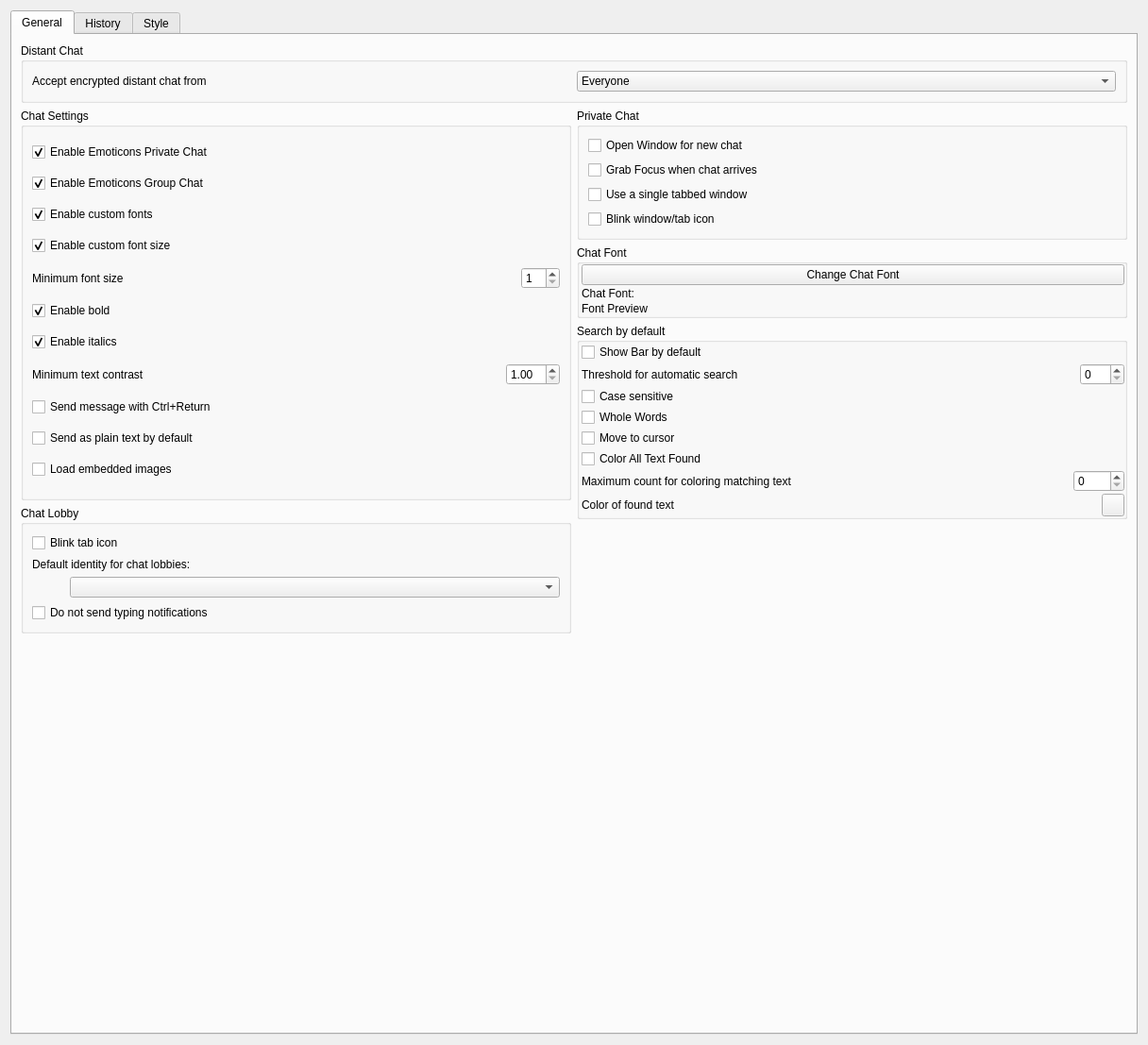
<?xml version="1.0" encoding="UTF-8"?>
<ui version="4.0">
 <class>ChatPage</class>
 <widget class="QWidget" name="ChatPage">
  <property name="geometry">
   <rect>
    <x>0</x>
    <y>0</y>
    <width>1216</width>
    <height>1107</height>
   </rect>
  </property>
  <layout class="QGridLayout">
   <item row="3" column="0">
    <widget class="QTabWidget" name="tabWidget">
     <property name="currentIndex">
      <number>0</number>
     </property>
     <widget class="QWidget" name="general">
      <attribute name="title">
       <string>General</string>
      </attribute>
      <layout class="QGridLayout" name="generalGLayout">
       <item row="0" column="0" colspan="2">
        <widget class="QGroupBox" name="distantGBox">
         <property name="title">
          <string>Distant Chat</string>
         </property>
         <layout class="QGridLayout" name="distantGBoxGLayout">
          <item row="0" column="2">
           <widget class="QComboBox" name="distantChatComboBox">
            <item>
             <property name="text">
              <string>Everyone</string>
             </property>
            </item>
            <item>
             <property name="text">
              <string>Contacts</string>
             </property>
            </item>
            <item>
             <property name="text">
              <string>Nobody</string>
             </property>
            </item>
           </widget>
          </item>
          <item row="0" column="1">
           <widget class="QLabel" name="distantChatLabel">
            <property name="text">
             <string>Accept encrypted distant chat from</string>
            </property>
           </widget>
          </item>
         </layout>
        </widget>
       </item>
       <item row="1" column="0">
        <layout class="QVBoxLayout" name="leftVLayout">
         <item>
          <widget class="QGroupBox" name="chatSettingsGBox">
           <property name="sizePolicy">
            <sizepolicy hsizetype="Expanding" vsizetype="Expanding">
             <horstretch>0</horstretch>
             <verstretch>0</verstretch>
            </sizepolicy>
           </property>
           <property name="title">
            <string>Chat Settings</string>
           </property>
           <layout class="QVBoxLayout" name="chatSettingsGBoxVLayout">
            <item>
             <widget class="QCheckBox" name="checkBox_emoteprivchat">
              <property name="text">
               <string>Enable Emoticons Private Chat</string>
              </property>
              <property name="checked">
               <bool>true</bool>
              </property>
             </widget>
            </item>
            <item>
             <widget class="QCheckBox" name="checkBox_emotegroupchat">
              <property name="text">
               <string>Enable Emoticons Group Chat</string>
              </property>
              <property name="checked">
               <bool>true</bool>
              </property>
             </widget>
            </item>
            <item>
             <widget class="QCheckBox" name="checkBox_enableCustomFonts">
              <property name="text">
               <string>Enable custom fonts</string>
              </property>
              <property name="checked">
               <bool>true</bool>
              </property>
             </widget>
            </item>
            <item>
             <widget class="QCheckBox" name="checkBox_enableCustomFontSize">
              <property name="text">
               <string>Enable custom font size</string>
              </property>
              <property name="checked">
               <bool>true</bool>
              </property>
             </widget>
            </item>
            <item>
             <layout class="QHBoxLayout" name="minimumFontSizeHLayout">
              <property name="topMargin">
               <number>0</number>
              </property>
              <item>
               <widget class="QLabel" name="minimumFontSizeLabel">
                <property name="text">
                 <string>Minimum font size</string>
                </property>
               </widget>
              </item>
              <item>
               <spacer name="minimumFontSizeHSpacer">
                <property name="orientation">
                 <enum>Qt::Horizontal</enum>
                </property>
                <property name="sizeHint" stdset="0">
                 <size>
                  <width>40</width>
                  <height>20</height>
                 </size>
                </property>
               </spacer>
              </item>
              <item>
               <widget class="QSpinBox" name="minimumFontSize">
                <property name="minimum">
                 <number>1</number>
                </property>
                <property name="maximum">
                 <number>64</number>
                </property>
               </widget>
              </item>
             </layout>
            </item>
            <item>
             <widget class="QCheckBox" name="checkBox_enableBold">
              <property name="text">
               <string>Enable bold</string>
              </property>
              <property name="checked">
               <bool>true</bool>
              </property>
             </widget>
            </item>
            <item>
             <widget class="QCheckBox" name="checkBox_enableItalics">
              <property name="text">
               <string>Enable italics</string>
              </property>
              <property name="checked">
               <bool>true</bool>
              </property>
             </widget>
            </item>
            <item>
             <layout class="QHBoxLayout" name="minimumContrastHLayout">
              <item>
               <widget class="QLabel" name="minimumContrastLabel">
                <property name="text">
                 <string>Minimum text contrast</string>
                </property>
               </widget>
              </item>
              <item>
               <spacer name="minimumContrastHSpacer">
                <property name="orientation">
                 <enum>Qt::Horizontal</enum>
                </property>
                <property name="sizeHint" stdset="0">
                 <size>
                  <width>40</width>
                  <height>20</height>
                 </size>
                </property>
               </spacer>
              </item>
              <item>
               <widget class="QDoubleSpinBox" name="minimumContrast">
                <property name="minimum">
                 <double>1.000000000000000</double>
                </property>
                <property name="maximum">
                 <double>21.000000000000000</double>
                </property>
                <property name="singleStep">
                 <double>0.500000000000000</double>
                </property>
               </widget>
              </item>
             </layout>
            </item>
            <item>
             <widget class="QCheckBox" name="sendMessageWithCtrlReturn">
              <property name="text">
               <string>Send message with Ctrl+Return</string>
              </property>
             </widget>
            </item>
            <item>
             <widget class="QCheckBox" name="sendAsPlainTextByDef">
              <property name="text">
               <string>Send as plain text by default</string>
              </property>
             </widget>
            </item>
            <item>
             <widget class="QCheckBox" name="loadEmbeddedImages">
              <property name="text">
               <string>Load embedded images</string>
              </property>
             </widget>
            </item>
           </layout>
          </widget>
         </item>
         <item>
          <widget class="QGroupBox" name="chatLobbyGBox">
           <property name="title">
            <string>Chat Lobby</string>
           </property>
           <layout class="QVBoxLayout" name="chatLobbyGBoxVLayout">
            <item>
             <widget class="QCheckBox" name="chatLobby_Blink">
              <property name="text">
               <string>Blink tab icon</string>
              </property>
             </widget>
            </item>
            <item>
             <widget class="QLabel" name="defIDLabel">
              <property name="text">
               <string>Default identity for chat lobbies:</string>
              </property>
             </widget>
            </item>
            <item>
             <layout class="QHBoxLayout" name="nickNameLayout">
              <item>
               <spacer name="chatLobbyIdentity_HSpacer">
                <property name="orientation">
                 <enum>Qt::Horizontal</enum>
                </property>
                <property name="sizeType">
                 <enum>QSizePolicy::Maximum</enum>
                </property>
                <property name="sizeHint" stdset="0">
                 <size>
                  <width>40</width>
                  <height>20</height>
                 </size>
                </property>
               </spacer>
              </item>
              <item>
               <widget class="GxsIdChooser" name="chatLobbyIdentity_IC"/>
              </item>
             </layout>
            </item>
            <item>
             <widget class="QCheckBox" name="DontSendTyping">
              <property name="text">
               <string>Do not send typing notifications</string>
              </property>
             </widget>
            </item>
           </layout>
          </widget>
         </item>
         <item>
          <spacer name="leftVSpacer">
           <property name="orientation">
            <enum>Qt::Vertical</enum>
           </property>
           <property name="sizeHint" stdset="0">
            <size>
             <width>20</width>
             <height>40</height>
            </size>
           </property>
          </spacer>
         </item>
        </layout>
       </item>
       <item row="1" column="1">
        <layout class="QVBoxLayout" name="rightVLayout">
         <item>
          <widget class="QGroupBox" name="privateChatGBox">
           <property name="title">
            <string>Private Chat</string>
           </property>
           <layout class="QVBoxLayout" name="privateChatGBoxVLayout">
            <item>
             <widget class="QCheckBox" name="chat_NewWindow">
              <property name="text">
               <string>Open Window for new chat</string>
              </property>
             </widget>
            </item>
            <item>
             <widget class="QCheckBox" name="chat_Focus">
              <property name="text">
               <string>Grab Focus when chat arrives</string>
              </property>
             </widget>
            </item>
            <item>
             <widget class="QCheckBox" name="chat_tabbedWindow">
              <property name="text">
               <string>Use a single tabbed window</string>
              </property>
             </widget>
            </item>
            <item>
             <widget class="QCheckBox" name="chat_Blink">
              <property name="text">
               <string>Blink window/tab icon</string>
              </property>
             </widget>
            </item>
           </layout>
          </widget>
         </item>
         <item>
          <widget class="QGroupBox" name="chatFontGBox">
           <property name="title">
            <string>Chat Font</string>
           </property>
           <layout class="QVBoxLayout" name="chatFontGBoxVLayout">
            <property name="spacing">
             <number>2</number>
            </property>
            <property name="leftMargin">
             <number>2</number>
            </property>
            <property name="topMargin">
             <number>0</number>
            </property>
            <property name="rightMargin">
             <number>0</number>
            </property>
            <property name="bottomMargin">
             <number>0</number>
            </property>
            <item>
             <widget class="QPushButton" name="pushButtonChangeChatFont">
              <property name="text">
               <string>Change Chat Font</string>
              </property>
             </widget>
            </item>
            <item>
             <widget class="QLabel" name="labelChatFont">
              <property name="sizePolicy">
               <sizepolicy hsizetype="Fixed" vsizetype="Preferred">
                <horstretch>0</horstretch>
                <verstretch>0</verstretch>
               </sizepolicy>
              </property>
              <property name="text">
               <string>Chat Font:</string>
              </property>
             </widget>
            </item>
            <item>
             <widget class="QLabel" name="labelChatFontPreview">
              <property name="text">
               <string notr="true">Font Preview</string>
              </property>
             </widget>
            </item>
           </layout>
          </widget>
         </item>
         <item>
          <widget class="QGroupBox" name="searchGBox">
           <property name="title">
            <string>Search by default</string>
           </property>
           <layout class="QVBoxLayout" name="vlSearch">
            <property name="spacing">
             <number>2</number>
            </property>
            <property name="leftMargin">
             <number>2</number>
            </property>
            <property name="topMargin">
             <number>0</number>
            </property>
            <property name="rightMargin">
             <number>0</number>
            </property>
            <property name="bottomMargin">
             <number>0</number>
            </property>
            <item>
             <widget class="QCheckBox" name="cbSearch_ShowBar">
              <property name="text">
               <string>Show Bar by default</string>
              </property>
             </widget>
            </item>
            <item>
             <layout class="QHBoxLayout" name="hlSearch_CharToStart">
              <item>
               <widget class="QLabel" name="lSearch_CharToStart">
                <property name="text">
                 <string>Threshold for automatic search</string>
                </property>
               </widget>
              </item>
              <item>
               <spacer name="hsSearch_CharToStart">
                <property name="orientation">
                 <enum>Qt::Horizontal</enum>
                </property>
                <property name="sizeHint" stdset="0">
                 <size>
                  <width>40</width>
                  <height>20</height>
                 </size>
                </property>
               </spacer>
              </item>
              <item>
               <widget class="QSpinBox" name="sbSearch_CharToStart">
                <property name="maximum">
                 <number>100</number>
                </property>
               </widget>
              </item>
             </layout>
            </item>
            <item>
             <widget class="QCheckBox" name="cbSearch_CaseSensitively">
              <property name="text">
               <string>Case sensitive</string>
              </property>
             </widget>
            </item>
            <item>
             <widget class="QCheckBox" name="cbSearch_WholeWords">
              <property name="text">
               <string>Whole Words</string>
              </property>
             </widget>
            </item>
            <item>
             <widget class="QCheckBox" name="cbSearch_MoveToCursor">
              <property name="text">
               <string>Move to cursor</string>
              </property>
             </widget>
            </item>
            <item>
             <widget class="QCheckBox" name="cbSearch_WithoutLimit">
              <property name="text">
               <string>Color All Text Found</string>
              </property>
             </widget>
            </item>
            <item>
             <layout class="QHBoxLayout" name="hlSearch_MaxLimitColor">
              <item>
               <widget class="QLabel" name="lSearch_MaxLimitColor">
                <property name="text">
                 <string>Maximum count for coloring matching text</string>
                </property>
               </widget>
              </item>
              <item>
               <spacer name="hsSearch_MaxLimitColor">
                <property name="orientation">
                 <enum>Qt::Horizontal</enum>
                </property>
                <property name="sizeHint" stdset="0">
                 <size>
                  <width>40</width>
                  <height>20</height>
                 </size>
                </property>
               </spacer>
              </item>
              <item>
               <widget class="QSpinBox" name="sbSearch_MaxLimitColor">
                <property name="maximum">
                 <number>1000</number>
                </property>
               </widget>
              </item>
             </layout>
            </item>
            <item>
             <layout class="QHBoxLayout" name="hlSearch_FoundColor">
              <item>
               <widget class="QLabel" name="lSearch_FoundColor">
                <property name="text">
                 <string>Color of found text</string>
                </property>
               </widget>
              </item>
              <item>
               <spacer name="hsSearch_FoundColor">
                <property name="orientation">
                 <enum>Qt::Horizontal</enum>
                </property>
                <property name="sizeHint" stdset="0">
                 <size>
                  <width>40</width>
                  <height>20</height>
                 </size>
                </property>
               </spacer>
              </item>
              <item>
               <widget class="QPushButton" name="btSearch_FoundColor">
                <property name="minimumSize">
                 <size>
                  <width>24</width>
                  <height>24</height>
                 </size>
                </property>
                <property name="maximumSize">
                 <size>
                  <width>24</width>
                  <height>24</height>
                 </size>
                </property>
                <property name="toolTip">
                 <string>Choose color of found text</string>
                </property>
               </widget>
              </item>
             </layout>
            </item>
           </layout>
          </widget>
         </item>
         <item>
          <spacer name="rightVSpacer">
           <property name="orientation">
            <enum>Qt::Vertical</enum>
           </property>
           <property name="sizeHint" stdset="0">
            <size>
             <width>20</width>
             <height>40</height>
            </size>
           </property>
          </spacer>
         </item>
        </layout>
       </item>
      </layout>
     </widget>
     <widget class="QWidget" name="history">
      <attribute name="title">
       <string>History</string>
      </attribute>
      <layout class="QVBoxLayout" name="historyVLayout">
       <item>
        <widget class="QLabel" name="histHeaderLabel">
         <property name="sizePolicy">
          <sizepolicy hsizetype="Preferred" vsizetype="Minimum">
           <horstretch>0</horstretch>
           <verstretch>0</verstretch>
          </sizepolicy>
         </property>
         <property name="text">
          <string>&lt;html&gt;&lt;head/&gt;&lt;body&gt;&lt;p align=&quot;justify&quot;&gt;In this tab you can setup how many chat messages Retroshare will keep saved on the disc and how much of the previous conversation it will display, for the different chat systems. The max storage period allows to discard old messages and prevents the chat history from filling up with volatile chat (e.g. chat lobbies and distant chat).&lt;/p&gt;&lt;/body&gt;&lt;/html&gt;</string>
         </property>
         <property name="textFormat">
          <enum>Qt::RichText</enum>
         </property>
         <property name="scaledContents">
          <bool>true</bool>
         </property>
         <property name="wordWrap">
          <bool>true</bool>
         </property>
        </widget>
       </item>
       <item>
        <layout class="QHBoxLayout" name="histSetupVLayout">
         <item>
          <layout class="QGridLayout" name="histSetupGLayout">
           <item row="0" column="1">
            <widget class="QLabel" name="publicHeaderLabel">
             <property name="font">
              <font>
               <weight>75</weight>
               <bold>true</bold>
              </font>
             </property>
             <property name="text">
              <string>Group chat</string>
             </property>
            </widget>
           </item>
           <item row="0" column="2">
            <widget class="QLabel" name="privateHeaderLabel">
             <property name="font">
              <font>
               <weight>75</weight>
               <bold>true</bold>
              </font>
             </property>
             <property name="text">
              <string>Private chat</string>
             </property>
            </widget>
           </item>
           <item row="0" column="3">
            <widget class="QLabel" name="lobbyHeaderLabel">
             <property name="font">
              <font>
               <weight>75</weight>
               <bold>true</bold>
              </font>
             </property>
             <property name="text">
              <string>Chatlobbies</string>
             </property>
            </widget>
           </item>
           <item row="1" column="0">
            <widget class="QLabel" name="labelChatEnable">
             <property name="layoutDirection">
              <enum>Qt::LeftToRight</enum>
             </property>
             <property name="text">
              <string>Enabled:</string>
             </property>
             <property name="alignment">
              <set>Qt::AlignRight|Qt::AlignTrailing|Qt::AlignVCenter</set>
             </property>
            </widget>
           </item>
           <item row="1" column="1">
            <widget class="QCheckBox" name="publicChatEnable">
             <property name="text">
              <string/>
             </property>
            </widget>
           </item>
           <item row="1" column="2">
            <widget class="QCheckBox" name="privateChatEnable">
             <property name="text">
              <string/>
             </property>
            </widget>
           </item>
           <item row="1" column="3">
            <widget class="QCheckBox" name="lobbyChatEnable">
             <property name="text">
              <string/>
             </property>
            </widget>
           </item>
           <item row="2" column="0">
            <widget class="QLabel" name="labelChatSaveCount">
             <property name="text">
              <string>Saved messages (0 = unlimited):</string>
             </property>
             <property name="alignment">
              <set>Qt::AlignRight|Qt::AlignTrailing|Qt::AlignVCenter</set>
             </property>
            </widget>
           </item>
           <item row="2" column="1">
            <widget class="QSpinBox" name="publicChatSaveCount">
             <property name="maximumSize">
              <size>
               <width>60</width>
               <height>16777215</height>
              </size>
             </property>
             <property name="suffix">
              <string/>
             </property>
             <property name="prefix">
              <string/>
             </property>
             <property name="maximum">
              <number>1000000000</number>
             </property>
            </widget>
           </item>
           <item row="2" column="2">
            <widget class="QSpinBox" name="privateChatSaveCount">
             <property name="maximumSize">
              <size>
               <width>60</width>
               <height>16777215</height>
              </size>
             </property>
             <property name="suffix">
              <string/>
             </property>
             <property name="prefix">
              <string/>
             </property>
             <property name="maximum">
              <number>1000000000</number>
             </property>
            </widget>
           </item>
           <item row="2" column="3">
            <widget class="QSpinBox" name="lobbyChatSaveCount">
             <property name="maximumSize">
              <size>
               <width>60</width>
               <height>16777215</height>
              </size>
             </property>
             <property name="suffix">
              <string/>
             </property>
             <property name="prefix">
              <string/>
             </property>
             <property name="maximum">
              <number>1000000000</number>
             </property>
            </widget>
           </item>
           <item row="3" column="0">
            <widget class="QLabel" name="labelChatLoadCount">
             <property name="text">
              <string>Number of messages restored  (0 = off):</string>
             </property>
             <property name="alignment">
              <set>Qt::AlignRight|Qt::AlignTrailing|Qt::AlignVCenter</set>
             </property>
            </widget>
           </item>
           <item row="3" column="1">
            <widget class="QSpinBox" name="publicChatLoadCount">
             <property name="maximumSize">
              <size>
               <width>60</width>
               <height>16777215</height>
              </size>
             </property>
             <property name="maximum">
              <number>20</number>
             </property>
            </widget>
           </item>
           <item row="3" column="2">
            <widget class="QSpinBox" name="privateChatLoadCount">
             <property name="maximumSize">
              <size>
               <width>60</width>
               <height>16777215</height>
              </size>
             </property>
             <property name="maximum">
              <number>20</number>
             </property>
            </widget>
           </item>
           <item row="3" column="3">
            <widget class="QSpinBox" name="lobbyChatLoadCount">
             <property name="maximumSize">
              <size>
               <width>60</width>
               <height>16777215</height>
              </size>
             </property>
             <property name="maximum">
              <number>20</number>
             </property>
            </widget>
           </item>
          </layout>
         </item>
         <item>
          <spacer name="histSetupHSpacer">
           <property name="orientation">
            <enum>Qt::Horizontal</enum>
           </property>
           <property name="sizeHint" stdset="0">
            <size>
             <width>40</width>
             <height>20</height>
            </size>
           </property>
          </spacer>
         </item>
        </layout>
       </item>
       <item>
        <widget class="QGroupBox" name="histGenGBox">
         <property name="title">
          <string>General</string>
         </property>
         <layout class="QVBoxLayout" name="histGenGBoxVLayout">
          <item>
           <layout class="QHBoxLayout" name="max_storage_period_HLayout">
            <item>
             <widget class="QLabel" name="max_storage_period_Label">
              <property name="text">
               <string>Maximum storage period, in days (0=keep all):</string>
              </property>
             </widget>
            </item>
            <item>
             <widget class="QSpinBox" name="max_storage_period"/>
            </item>
            <item>
             <spacer name="max_storage_period_HSpacer">
              <property name="orientation">
               <enum>Qt::Horizontal</enum>
              </property>
              <property name="sizeHint" stdset="0">
               <size>
                <width>40</width>
                <height>20</height>
               </size>
              </property>
             </spacer>
            </item>
           </layout>
          </item>
         </layout>
        </widget>
       </item>
       <item>
        <spacer name="histVSpacer">
         <property name="orientation">
          <enum>Qt::Vertical</enum>
         </property>
         <property name="sizeHint" stdset="0">
          <size>
           <width>20</width>
           <height>40</height>
          </size>
         </property>
        </spacer>
       </item>
      </layout>
     </widget>
     <widget class="QWidget" name="style">
      <attribute name="title">
       <string>Style</string>
      </attribute>
      <layout class="QHBoxLayout" name="styleHLayout">
       <item>
        <widget class="QTabWidget" name="styleTabWidget">
         <property name="tabPosition">
          <enum>QTabWidget::North</enum>
         </property>
         <property name="currentIndex">
          <number>0</number>
         </property>
         <widget class="QWidget" name="publicTab">
          <attribute name="title">
           <string>Group chat</string>
          </attribute>
          <layout class="QVBoxLayout" name="verticalLayout">
           <item>
            <widget class="QTextBrowser" name="publicPreview">
             <property name="sizePolicy">
              <sizepolicy hsizetype="Expanding" vsizetype="Expanding">
               <horstretch>0</horstretch>
               <verstretch>0</verstretch>
              </sizepolicy>
             </property>
            </widget>
           </item>
           <item>
            <layout class="QHBoxLayout" name="horizontalLayout">
             <item>
              <widget class="QLabel" name="label">
               <property name="text">
                <string>Style:</string>
               </property>
              </widget>
             </item>
             <item>
              <widget class="QComboBox" name="publicStyle"/>
             </item>
             <item>
              <widget class="QLabel" name="publicLabelVariant">
               <property name="sizePolicy">
                <sizepolicy hsizetype="Maximum" vsizetype="Maximum">
                 <horstretch>0</horstretch>
                 <verstretch>0</verstretch>
                </sizepolicy>
               </property>
               <property name="text">
                <string>Variant:</string>
               </property>
              </widget>
             </item>
             <item>
              <widget class="QComboBox" name="publicComboBoxVariant">
               <property name="sizePolicy">
                <sizepolicy hsizetype="Preferred" vsizetype="Fixed">
                 <horstretch>0</horstretch>
                 <verstretch>0</verstretch>
                </sizepolicy>
               </property>
              </widget>
             </item>
             <item>
              <spacer name="horizontalSpacer">
               <property name="orientation">
                <enum>Qt::Horizontal</enum>
               </property>
               <property name="sizeHint" stdset="0">
                <size>
                 <width>40</width>
                 <height>20</height>
                </size>
               </property>
              </spacer>
             </item>
            </layout>
           </item>
           <item>
            <layout class="QHBoxLayout" name="publicInfoLayout">
             <item>
              <layout class="QVBoxLayout" name="publicLayout">
               <item>
                <widget class="QLabel" name="publicAuthor">
                 <property name="sizePolicy">
                  <sizepolicy hsizetype="MinimumExpanding" vsizetype="Preferred">
                   <horstretch>0</horstretch>
                   <verstretch>0</verstretch>
                  </sizepolicy>
                 </property>
                 <property name="text">
                  <string notr="true">Author</string>
                 </property>
                </widget>
               </item>
               <item>
                <widget class="QLabel" name="publicDescription">
                 <property name="sizePolicy">
                  <sizepolicy hsizetype="MinimumExpanding" vsizetype="Preferred">
                   <horstretch>0</horstretch>
                   <verstretch>0</verstretch>
                  </sizepolicy>
                 </property>
                 <property name="text">
                  <string notr="true">Description</string>
                 </property>
                </widget>
               </item>
              </layout>
             </item>
             <item>
              <spacer name="horizontalSpacer_2">
               <property name="orientation">
                <enum>Qt::Horizontal</enum>
               </property>
               <property name="sizeHint" stdset="0">
                <size>
                 <width>40</width>
                 <height>20</height>
                </size>
               </property>
              </spacer>
             </item>
            </layout>
           </item>
          </layout>
         </widget>
         <widget class="QWidget" name="privateTab">
          <attribute name="title">
           <string>Private chat</string>
          </attribute>
          <layout class="QVBoxLayout" name="verticalLayout_2">
           <item>
            <widget class="QTextBrowser" name="privatePreview">
             <property name="sizePolicy">
              <sizepolicy hsizetype="Expanding" vsizetype="Expanding">
               <horstretch>0</horstretch>
               <verstretch>0</verstretch>
              </sizepolicy>
             </property>
            </widget>
           </item>
           <item>
            <layout class="QHBoxLayout" name="horizontalLayout_2">
             <item>
              <widget class="QLabel" name="label_2">
               <property name="text">
                <string>Style:</string>
               </property>
              </widget>
             </item>
             <item>
              <widget class="QComboBox" name="privateStyle"/>
             </item>
             <item>
              <widget class="QLabel" name="privateLabelVariant">
               <property name="sizePolicy">
                <sizepolicy hsizetype="Maximum" vsizetype="Maximum">
                 <horstretch>0</horstretch>
                 <verstretch>0</verstretch>
                </sizepolicy>
               </property>
               <property name="text">
                <string>Variant:</string>
               </property>
              </widget>
             </item>
             <item>
              <widget class="QComboBox" name="privateComboBoxVariant">
               <property name="sizePolicy">
                <sizepolicy hsizetype="Preferred" vsizetype="Fixed">
                 <horstretch>0</horstretch>
                 <verstretch>0</verstretch>
                </sizepolicy>
               </property>
              </widget>
             </item>
             <item>
              <spacer name="horizontalSpacer_3">
               <property name="orientation">
                <enum>Qt::Horizontal</enum>
               </property>
               <property name="sizeHint" stdset="0">
                <size>
                 <width>40</width>
                 <height>20</height>
                </size>
               </property>
              </spacer>
             </item>
            </layout>
           </item>
           <item>
            <layout class="QHBoxLayout" name="privateInfoLayout">
             <item>
              <layout class="QVBoxLayout" name="privateLayout">
               <item>
                <widget class="QLabel" name="privateAuthor">
                 <property name="sizePolicy">
                  <sizepolicy hsizetype="MinimumExpanding" vsizetype="Preferred">
                   <horstretch>0</horstretch>
                   <verstretch>0</verstretch>
                  </sizepolicy>
                 </property>
                 <property name="text">
                  <string notr="true">Author</string>
                 </property>
                </widget>
               </item>
               <item>
                <widget class="QLabel" name="privateDescription">
                 <property name="sizePolicy">
                  <sizepolicy hsizetype="MinimumExpanding" vsizetype="Preferred">
                   <horstretch>0</horstretch>
                   <verstretch>0</verstretch>
                  </sizepolicy>
                 </property>
                 <property name="text">
                  <string notr="true">Description</string>
                 </property>
                </widget>
               </item>
              </layout>
             </item>
             <item>
              <spacer name="horizontalSpacer_4">
               <property name="orientation">
                <enum>Qt::Horizontal</enum>
               </property>
               <property name="sizeHint" stdset="0">
                <size>
                 <width>40</width>
                 <height>20</height>
                </size>
               </property>
              </spacer>
             </item>
            </layout>
           </item>
          </layout>
         </widget>
         <widget class="QWidget" name="historyTab">
          <attribute name="title">
           <string>History</string>
          </attribute>
          <layout class="QVBoxLayout" name="verticalLayout_3">
           <item>
            <widget class="QTextBrowser" name="historyPreview">
             <property name="sizePolicy">
              <sizepolicy hsizetype="Expanding" vsizetype="Expanding">
               <horstretch>0</horstretch>
               <verstretch>0</verstretch>
              </sizepolicy>
             </property>
            </widget>
           </item>
           <item>
            <layout class="QHBoxLayout" name="horizontalLayout_3">
             <item>
              <widget class="QLabel" name="label_3">
               <property name="text">
                <string>Style:</string>
               </property>
              </widget>
             </item>
             <item>
              <widget class="QComboBox" name="historyStyle"/>
             </item>
             <item>
              <widget class="QLabel" name="historyLabelVariant">
               <property name="sizePolicy">
                <sizepolicy hsizetype="Maximum" vsizetype="Maximum">
                 <horstretch>0</horstretch>
                 <verstretch>0</verstretch>
                </sizepolicy>
               </property>
               <property name="text">
                <string>Variant:</string>
               </property>
              </widget>
             </item>
             <item>
              <widget class="QComboBox" name="historyComboBoxVariant">
               <property name="sizePolicy">
                <sizepolicy hsizetype="Preferred" vsizetype="Fixed">
                 <horstretch>0</horstretch>
                 <verstretch>0</verstretch>
                </sizepolicy>
               </property>
              </widget>
             </item>
             <item>
              <spacer name="horizontalSpacer_6">
               <property name="orientation">
                <enum>Qt::Horizontal</enum>
               </property>
               <property name="sizeHint" stdset="0">
                <size>
                 <width>40</width>
                 <height>20</height>
                </size>
               </property>
              </spacer>
             </item>
            </layout>
           </item>
           <item>
            <layout class="QHBoxLayout" name="historyInfoLayout">
             <item>
              <layout class="QVBoxLayout" name="historyLayout">
               <item>
                <widget class="QLabel" name="historyAuthor">
                 <property name="sizePolicy">
                  <sizepolicy hsizetype="MinimumExpanding" vsizetype="Preferred">
                   <horstretch>0</horstretch>
                   <verstretch>0</verstretch>
                  </sizepolicy>
                 </property>
                 <property name="text">
                  <string notr="true">Author</string>
                 </property>
                </widget>
               </item>
               <item>
                <widget class="QLabel" name="historyDescription">
                 <property name="sizePolicy">
                  <sizepolicy hsizetype="MinimumExpanding" vsizetype="Preferred">
                   <horstretch>0</horstretch>
                   <verstretch>0</verstretch>
                  </sizepolicy>
                 </property>
                 <property name="text">
                  <string notr="true">Description</string>
                 </property>
                </widget>
               </item>
              </layout>
             </item>
             <item>
              <spacer name="horizontalSpacer_5">
               <property name="orientation">
                <enum>Qt::Horizontal</enum>
               </property>
               <property name="sizeHint" stdset="0">
                <size>
                 <width>40</width>
                 <height>20</height>
                </size>
               </property>
              </spacer>
             </item>
            </layout>
           </item>
          </layout>
         </widget>
        </widget>
       </item>
      </layout>
     </widget>
    </widget>
   </item>
  </layout>
 </widget>
 <customwidgets>
  <customwidget>
   <class>GxsIdChooser</class>
   <extends>QComboBox</extends>
   <header>gui/gxs/GxsIdChooser.h</header>
  </customwidget>
 </customwidgets>
 <resources/>
 <connections/>
</ui>
